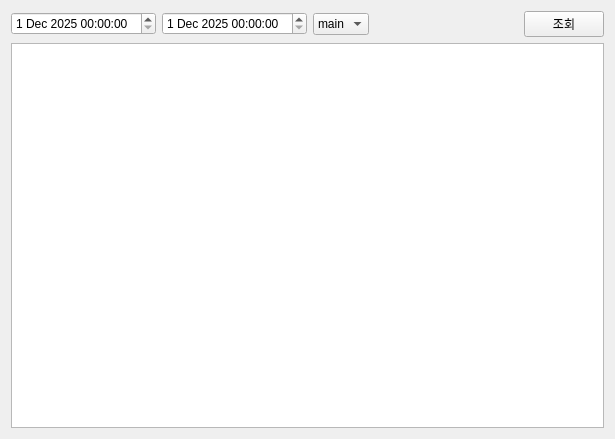
<?xml version="1.0" encoding="UTF-8"?>
<ui version="4.0">
 <class>Tab4Access</class>
 <widget class="QWidget" name="Tab4Access">
  <property name="geometry">
   <rect>
    <x>0</x>
    <y>0</y>
    <width>615</width>
    <height>439</height>
   </rect>
  </property>
  <property name="windowTitle">
   <string>Form</string>
  </property>
  <layout class="QVBoxLayout" name="verticalLayout_3">
   <item>
    <layout class="QVBoxLayout" name="verticalLayout_2" stretch="1,7">
     <item>
      <layout class="QHBoxLayout" name="horizontalLayout">
       <item>
        <widget class="QDateTimeEdit" name="pDateTimeFrom">
         <property name="minimumDate">
          <date>
           <year>2025</year>
           <month>12</month>
           <day>1</day>
          </date>
         </property>
        </widget>
       </item>
       <item>
        <widget class="QDateTimeEdit" name="pDateTimeTo">
         <property name="minimumDate">
          <date>
           <year>2025</year>
           <month>12</month>
           <day>1</day>
          </date>
         </property>
        </widget>
       </item>
       <item>
        <widget class="QComboBox" name="pCBAccessPoints">
         <item>
          <property name="text">
           <string>main</string>
          </property>
         </item>
         <item>
          <property name="text">
           <string>ew1</string>
          </property>
         </item>
         <item>
          <property name="text">
           <string>ew2</string>
          </property>
         </item>
         <item>
          <property name="text">
           <string>ew3</string>
          </property>
         </item>
         <item>
          <property name="text">
           <string>ww1</string>
          </property>
         </item>
         <item>
          <property name="text">
           <string>ww2</string>
          </property>
         </item>
         <item>
          <property name="text">
           <string>sw1</string>
          </property>
         </item>
         <item>
          <property name="text">
           <string>sw2</string>
          </property>
         </item>
         <item>
          <property name="text">
           <string>nw1</string>
          </property>
         </item>
         <item>
          <property name="text">
           <string>nw2</string>
          </property>
         </item>
        </widget>
       </item>
       <item>
        <spacer name="horizontalSpacer">
         <property name="orientation">
          <enum>Qt::Orientation::Horizontal</enum>
         </property>
         <property name="sizeHint" stdset="0">
          <size>
           <width>40</width>
           <height>20</height>
          </size>
         </property>
        </spacer>
       </item>
       <item>
        <widget class="QPushButton" name="pushButton">
         <property name="text">
          <string>조회</string>
         </property>
        </widget>
       </item>
      </layout>
     </item>
     <item>
      <layout class="QVBoxLayout" name="verticalLayout">
       <item>
        <widget class="QTableWidget" name="tableWidget"/>
       </item>
      </layout>
     </item>
    </layout>
   </item>
  </layout>
 </widget>
 <resources/>
 <connections/>
</ui>
